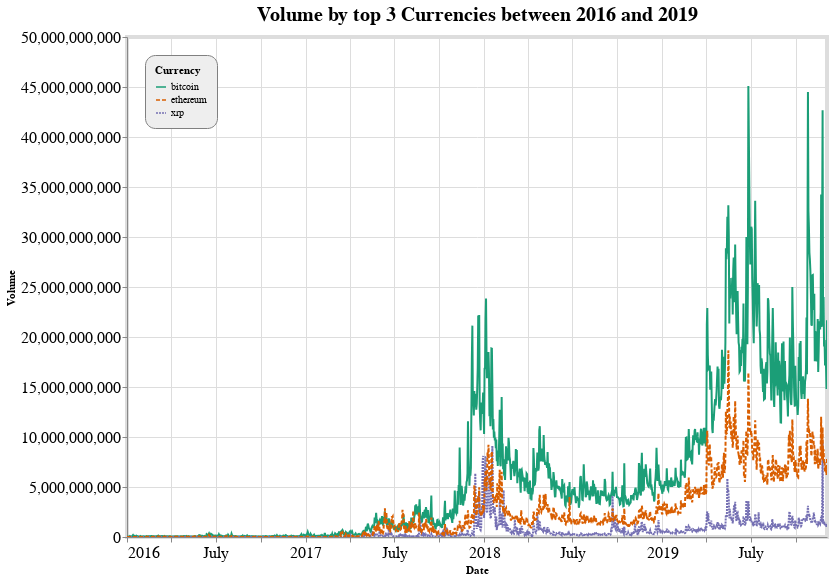

Source (notebook cell):
### Markdown cell above
> The following plot is an interactive one. Read [here](#Note-to-user---Instructions:) for instructions on how to navigate it.

### Code cell
# plot an interactive graph depicting volume by top 3 currencies between 2016 and 2019
plot = alt.Chart(df_date).mark_line(size=2).encode(
    x='Date',
    y='Volume',
    strokeDash='Currency',
    tooltip=['Currency', 'Date', 'High', 'Low', 'Volume'],
    color=alt.Color('Currency', scale=alt.Scale(scheme='dark2')),
).properties(
    width=700,
    height=500,
    title='Volume by top 3 Currencies between 2016 and 2019'
).interactive()


plot = plot.configure_title( #configure title
        fontSize=20,
    )

plot = plot.configure_axis( #increase font size on axis
        labelFontSize=16,
        )

plot = plot.configure_legend( #change configurations on legend box
        strokeColor='gray',
        fillColor='#EEEEEE',
        padding=10,
        cornerRadius=10,
        orient='top-left',
    )

plot = plot.configure_view( #increases weight of the lines on the graph
    strokeWidth=4,
)

plot

### Figure 1 — Vega-Lite specification as saved in the notebook (floating-point values rounded to 4 significant figures; data arrays with more than 128 entries replaced by an {"elided": "..."} marker saying what was removed)
{"config": {"view": {"continuousWidth": 400, "continuousHeight": 300, "strokeWidth": 4}, "axis": {"labelFontSize": 16}, "legend": {"cornerRadius": 10, "fillColor": "#EEEEEE", "orient": "top-left", "padding": 10, "strokeColor": "gray"}, "title": {"fontSize": 20}}, "data": {"name": "data-75c7fd90c23f3ebd0deef744f15ff1b7"}, "mark": {"type": "line", "size": 2}, "encoding": {"color": {"type": "nominal", "field": "Currency", "scale": {"scheme": "dark2"}}, "strokeDash": {"type": "nominal", "field": "Currency"}, "tooltip": [{"type": "nominal", "field": "Currency"}, {"type": "temporal", "field": "Date"}, {"type": "quantitative", "field": "High"}, {"type": "quantitative", "field": "Low"}, {"type": "quantitative", "field": "Volume"}], "x": {"type": "temporal", "field": "Date"}, "y": {"type": "quantitative", "field": "Volume"}}, "height": 500, "selection": {"selector008": {"type": "interval", "bind": "scales", "encodings": ["x", "y"]}}, "title": "Volume by top 3 Currencies between 2016 and 2019", "width": 700, "$schema": "https://vega.github.io/schema/vega-lite/v4.8.1.json", "datasets": {"data-75c7fd90c23f3ebd0deef744f15ff1b7": {"elided": "4302 records"}}}
